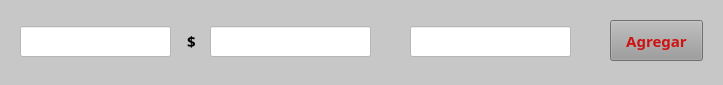
<?xml version="1.0" encoding="UTF-8"?>
<ui version="4.0">
 <class>MainWindow</class>
 <widget class="QMainWindow" name="MainWindow">
  <property name="geometry">
   <rect>
    <x>0</x>
    <y>0</y>
    <width>723</width>
    <height>85</height>
   </rect>
  </property>
  <property name="windowTitle">
   <string>Modificar concepto</string>
  </property>
  <property name="windowIcon">
   <iconset>
    <normaloff>../iconos/m.ico</normaloff>../iconos/m.ico</iconset>
  </property>
  <property name="styleSheet">
   <string notr="true">background-color: rgb(199, 199, 199);</string>
  </property>
  <widget class="QWidget" name="centralwidget">
   <widget class="QLineEdit" name="leNombre">
    <property name="geometry">
     <rect>
      <x>20</x>
      <y>26</y>
      <width>151</width>
      <height>31</height>
     </rect>
    </property>
    <property name="font">
     <font>
      <family>Franklin Gothic Book</family>
      <pointsize>11</pointsize>
     </font>
    </property>
    <property name="styleSheet">
     <string notr="true">background-color: rgb(255, 255, 255);</string>
    </property>
   </widget>
   <widget class="QLabel" name="label">
    <property name="geometry">
     <rect>
      <x>187</x>
      <y>30</y>
      <width>21</width>
      <height>21</height>
     </rect>
    </property>
    <property name="font">
     <font>
      <family>Franklin Gothic Book</family>
      <pointsize>11</pointsize>
      <weight>75</weight>
      <bold>true</bold>
     </font>
    </property>
    <property name="text">
     <string>$</string>
    </property>
   </widget>
   <widget class="QLineEdit" name="lePrecio">
    <property name="geometry">
     <rect>
      <x>210</x>
      <y>26</y>
      <width>161</width>
      <height>31</height>
     </rect>
    </property>
    <property name="font">
     <font>
      <family>Franklin Gothic Book</family>
      <pointsize>11</pointsize>
     </font>
    </property>
    <property name="styleSheet">
     <string notr="true">background-color: rgb(255, 255, 255);</string>
    </property>
   </widget>
   <widget class="QLineEdit" name="leCantidad">
    <property name="geometry">
     <rect>
      <x>410</x>
      <y>26</y>
      <width>161</width>
      <height>31</height>
     </rect>
    </property>
    <property name="font">
     <font>
      <family>Franklin Gothic Book</family>
      <pointsize>11</pointsize>
     </font>
    </property>
    <property name="styleSheet">
     <string notr="true">background-color: rgb(255, 255, 255);</string>
    </property>
   </widget>
   <widget class="QPushButton" name="agregar">
    <property name="geometry">
     <rect>
      <x>610</x>
      <y>20</y>
      <width>93</width>
      <height>41</height>
     </rect>
    </property>
    <property name="font">
     <font>
      <family>Franklin Gothic Book</family>
      <pointsize>11</pointsize>
      <weight>75</weight>
      <bold>true</bold>
     </font>
    </property>
    <property name="styleSheet">
     <string notr="true">color: rgb(206, 18, 18);
background-color: rgb(155, 155, 155);</string>
    </property>
    <property name="text">
     <string>Agregar</string>
    </property>
   </widget>
  </widget>
 </widget>
 <resources/>
 <connections/>
</ui>
